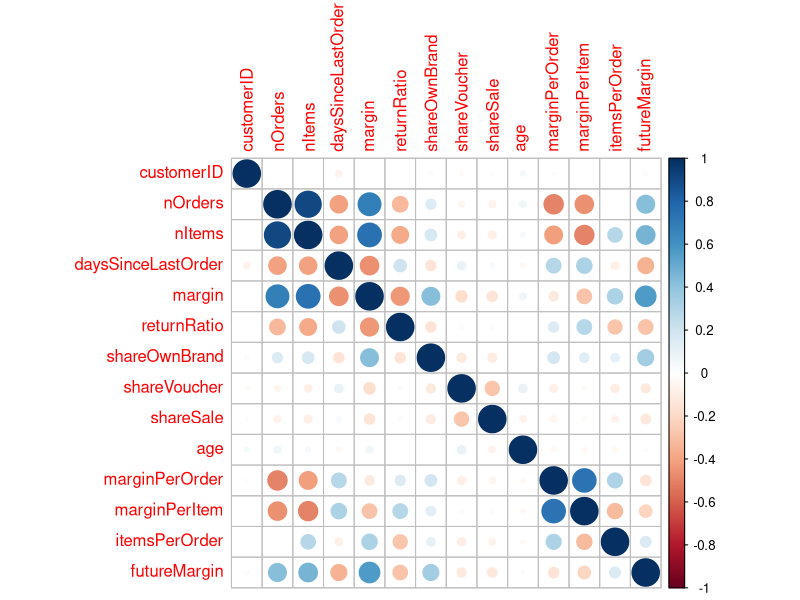
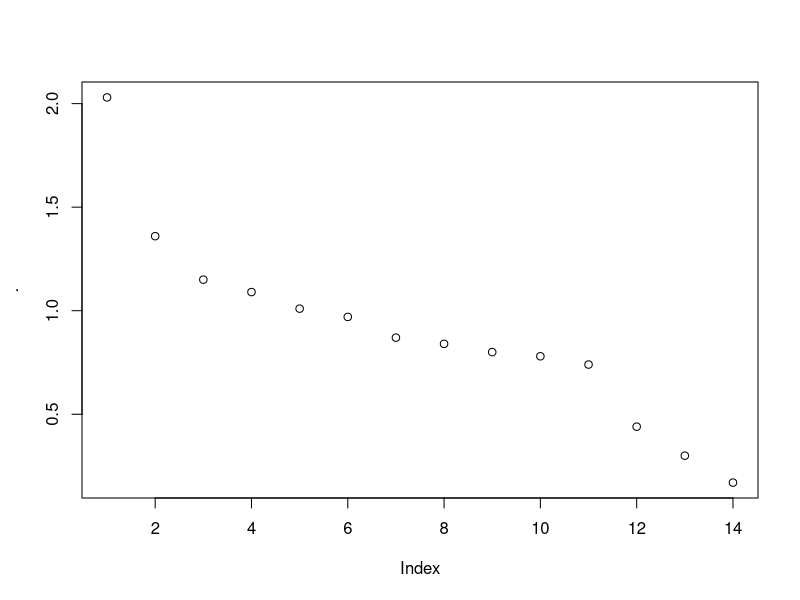
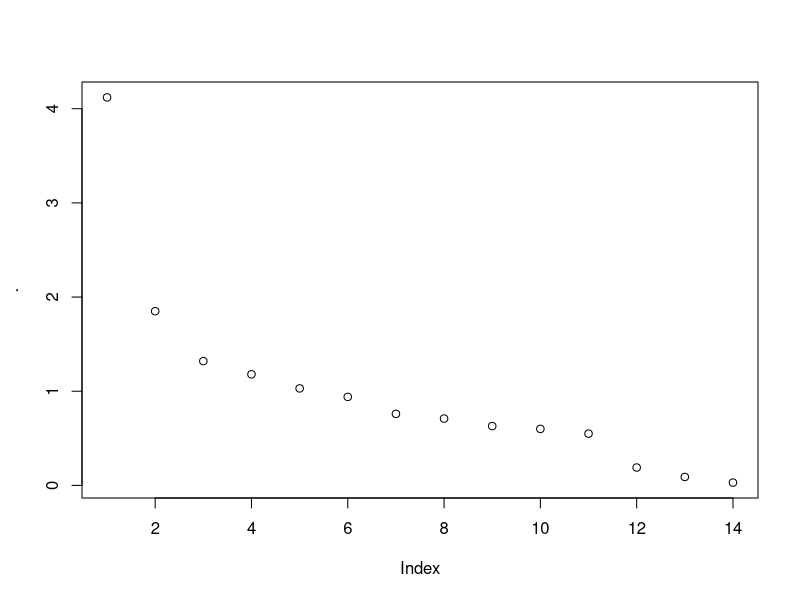
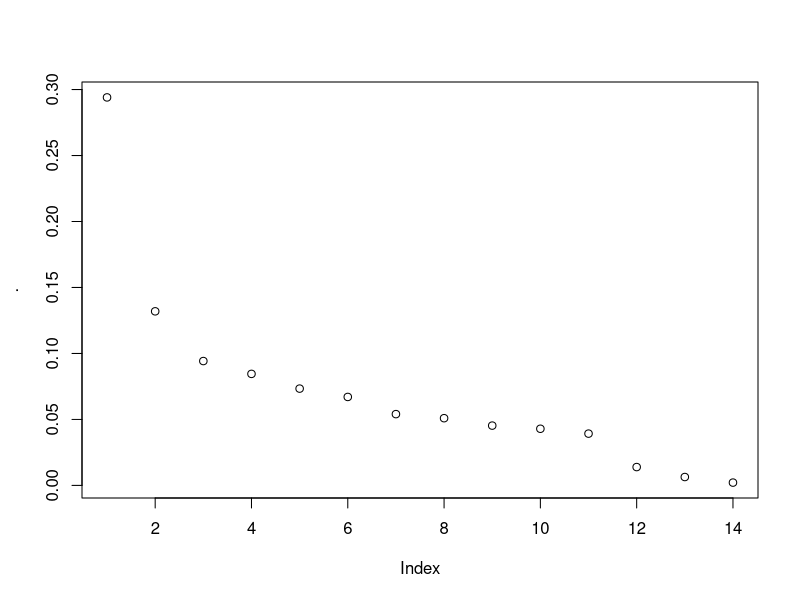
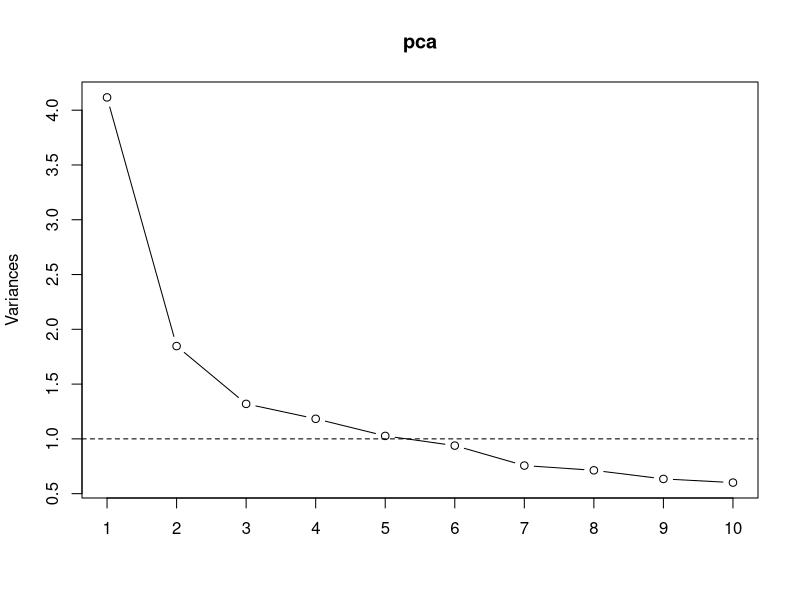
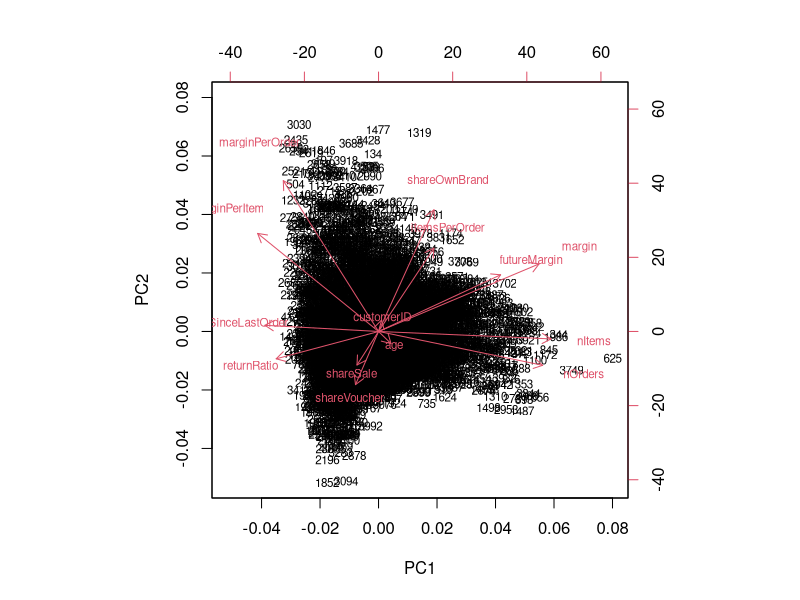

Write R code to recreate these figures, in order.
library('readr')
library('dplyr')
library('corrplot')
library('ggplot2')
library('boot')
library('survival')
library('tibble')
library('rms')

clv.raw = read.csv("data/clvData1.csv", header=T)
head(clv.raw)

clvUnscaled = clv.raw[,-10]
clvUnscaled %>% cor() %>% corrplot()

lapply(clvUnscaled, var) # Unscaled data.

clv = clvUnscaled %>% scale() %>% as.data.frame() # Scaled data.
lapply(clv, var)

# PCA projects N linear combinations of the N variables.
pca = prcomp(clv)
str(pca, give.attr = FALSE)

pca$sdev %>% round(2) # Stddev of the components.
pca$sdev %>% round(2) %>% plot()

pca$sdev^2 %>% round(2) # Variances (eigenvalues).
pca$sdev^2 %>% round(2) %>% plot()

pca$sdev^2 / length(pca$sdev) %>% round(2)
(pca$sdev^2 / length(pca$sdev)) %>% plot() # Proportion of explained variance.

# Loadings. Correlations between variables and componentss.
# This helps understand how variables and components are related.
# It is based on this analysis we can label principal components based
# on interpretation.
pca$rotation[, 1:6] %>% round(2)

sum(clv[1,] * pca$rotation[,1]) # 1st component for 1st observation.

# How many components? 
# - Criteria 1: as many as 70% of the cumulative prop is explained.
# - Criteria 2: (Kaiser-Guttman) only those with eigenvalues > 1.
# - Criteria 3: Screeplot (points above the elbow).
summary(pca)

pca$sdev^2 %>% round(2)

screeplot(pca, type = 'lines')
box()
abline(h = 1, lty = 2)

# Comparing variables and components.
biplot(pca, choices = 1:2, cex = 0.7)

# We could run a regression analysis where the regressors are principal
# components. As they better explain variance, model would be better.
# For instance, a small drop in R^2 say from 80% to 75% while dramatically 
# reducing the number of variables from 21 to 6.

# Other things we could do:
# - Cluster analysis, for customer segmentation
# - Factor analysis, for customer satisfaction survey
